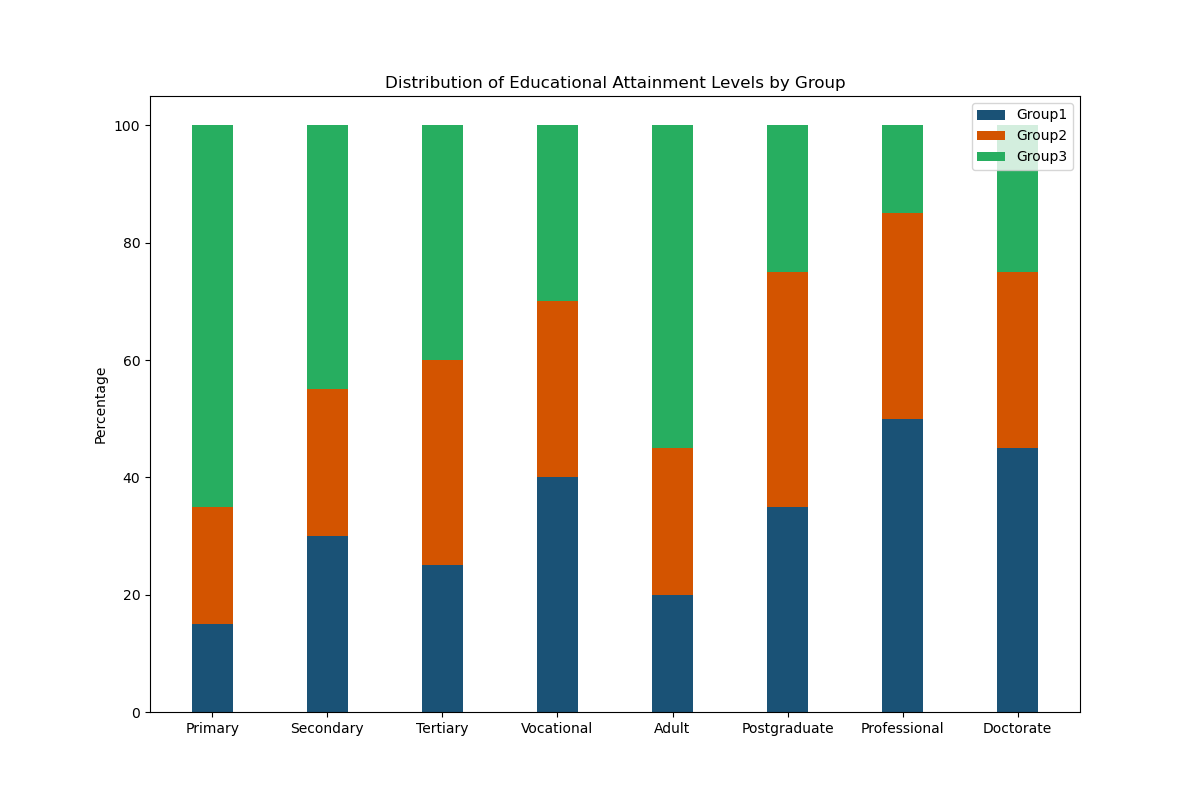

Reproduce this figure in Python.

import matplotlib.pyplot as plt
import numpy as np

data = {
    'Category': ['Primary', 'Secondary', 'Tertiary', 'Vocational', 'Adult', 'Postgraduate', 'Professional', 'Doctorate'],
    'Group1': [15, 30, 25, 40, 20, 35, 50, 45],
    'Group2': [20, 25, 35, 30, 25, 40, 35, 30],
    'Group3': [65, 45, 40, 30, 55, 25, 15, 25]
}

categories = data['Category']
group1 = data['Group1']
group2 = data['Group2']
group3 = data['Group3']

bar_width = 0.35

fig, ax = plt.subplots(figsize=(12, 8))
bottom = np.zeros(len(categories))

p1 = ax.bar(categories, group1, bar_width, label='Group1', color='#1a5276', bottom=bottom)
bottom += group1

p2 = ax.bar(categories, group2, bar_width, label='Group2', color='#d35400', bottom=bottom)
bottom += group2

p3 = ax.bar(categories, group3, bar_width, label='Group3', color='#27ae60', bottom=bottom)

ax.set_ylabel('Percentage')
ax.set_title('Distribution of Educational Attainment Levels by Group')
ax.legend()

plt.show()
